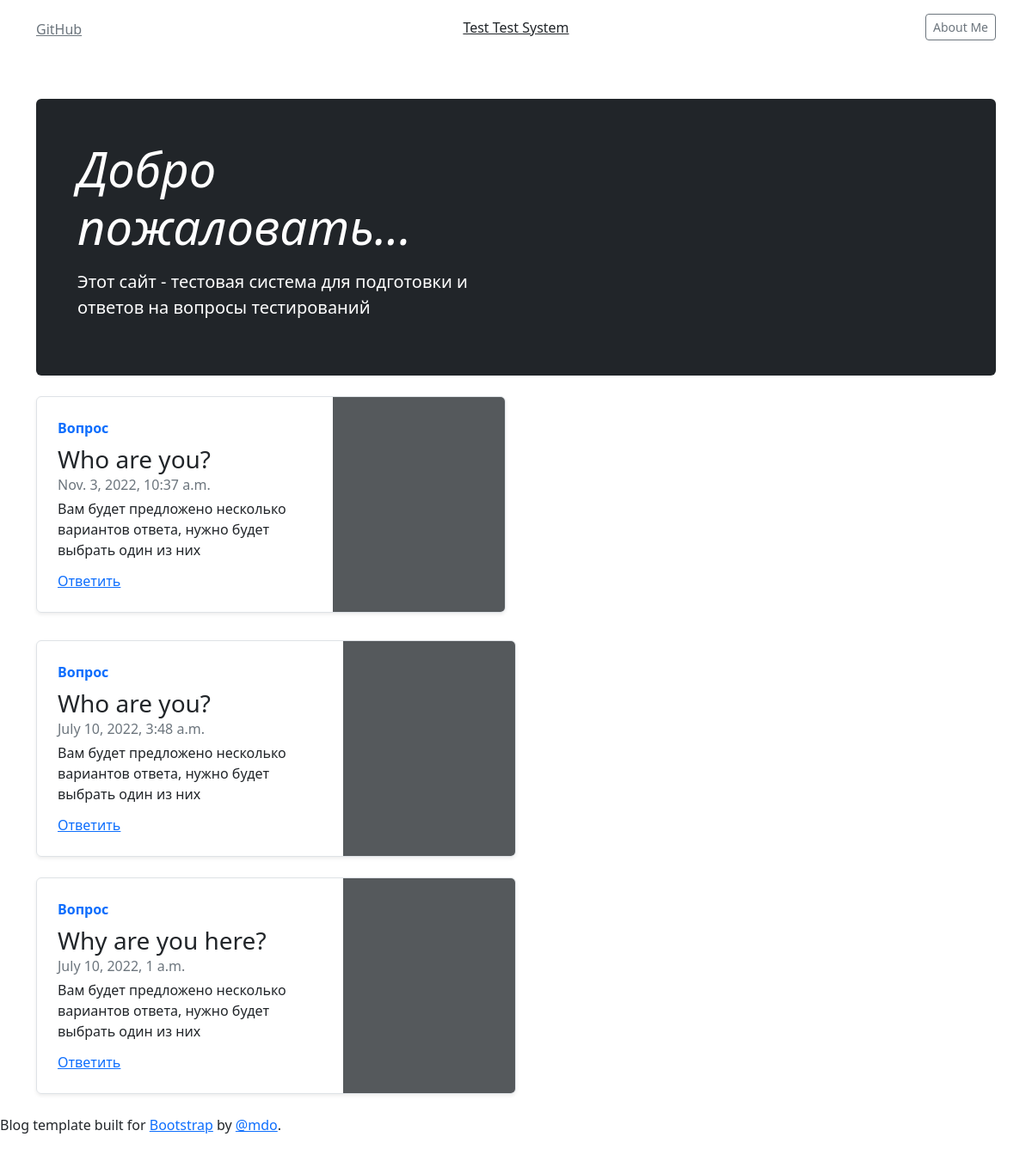
The page /polls/ on the database as committed earlier.
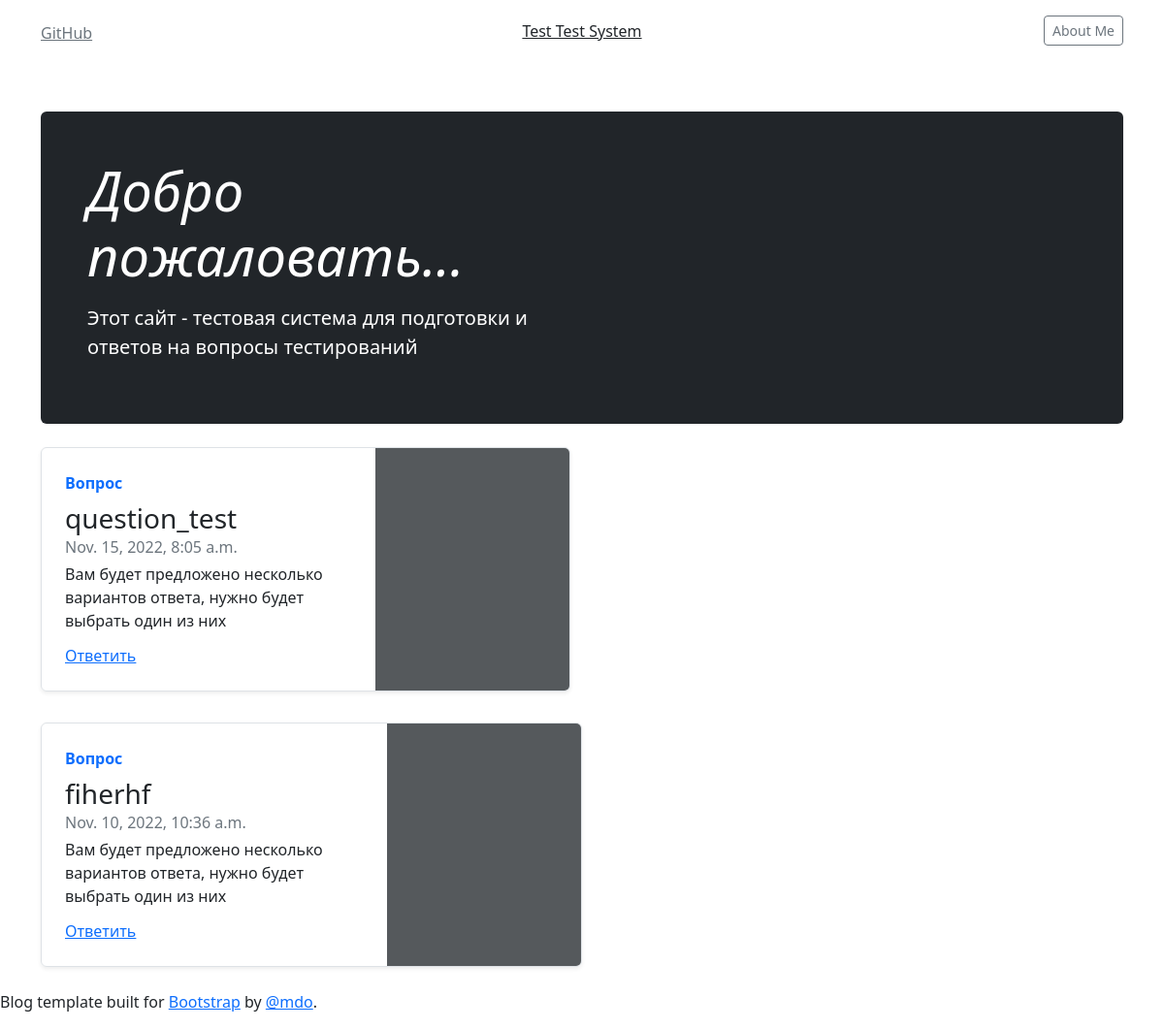
The same page on the database as committed later.
### polls/models.py (models this page shows, shortened)
class Question(models.Model):
    question_text = models.CharField(max_length=200)
    pub_date = models.DateTimeField('date published')

### polls/views.py (the view)
# urls.py: path('', views.IndexView.as_view(), name='index'),
class IndexView(generic.ListView):
    template_name = 'polls/index.html'
    context_object_name = 'latest_question_list'
    def get_queryset(self):
        return Question.objects.order_by('-pub_date')[:5]

### polls/templates/polls/question_list.html (shortened to what this page needs)
{% extends 'base.html' %}
{% block content %}
<main class="container">
  <div class="p-4 p-md-5 mb-4 rounded text-bg-dark">
    <div class="col-md-6 px-0">
      <h1 class="display-4 fst-italic">Добро пожаловать...</h1>
      <p class="lead my-3">Этот сайт - тестовая система для подготовки и ответов на вопросы тестирований</p>
    </div>
  </div>
  <div class="row mb-2">
      {% if latest_question_list %}
      {% for question in latest_question_list %}
    <div class="col-md-6">
      <div class="row g-0 border rounded overflow-hidden flex-md-row mb-4 shadow-sm h-md-250 position-relative">
        <div class="col p-4 d-flex flex-column position-static">
          <strong class="d-inline-block mb-2 text-primary">Вопрос</strong>
          <h3 class="mb-0">{{ question.question_text }}</h3>
          <div class="mb-1 text-muted">{{ question.pub_date }}</div>
          <p class="card-text mb-auto">Вам будет предложено несколько вариантов ответа, нужно будет выбрать один из них</p>
          <a href="/polls/{{ question.id }}/" class="stretched-link">Ответить</a>
        </div>
        <div class="col-auto d-none d-lg-block">
        </div>
      </div>
    </div>
      </div>
    {% endfor %}
    {% else %}
        <p>Вопросов нет.</p>
    {% endif %}
</main>
{% endblock %}

### polls/templates/base.html (shortened to what this page needs)
<!doctype html>
<html lang="ru-en">
  <head>
      {% load static %}
<link href="https://getbootstrap.com/docs/5.2/dist/css/bootstrap.min.css" rel="stylesheet">
    <link href="https://getbootstrap.com/docs/5.2/examples/blog/blog.css" rel="stylesheet">
      <link href="https://getbootstrap.com/docs/5.2/dist/css/bootstrap.min.css" rel="stylesheet">
    <link href="https://getbootstrap.com/docs/5.2/examples/starter-template/starter-template.css" rel="stylesheet">
  </head>
<body>
<div class="container">
  <header class="blog-header lh-1 py-3">
    <div class="row flex-nowrap justify-content-between align-items-center">
      <div class="col-4 pt-1">
        <a class="link-secondary" href=https://github.com/IliaSlobodenyukProjects/django_project">GitHub</a>
      </div>
      <div class="col-4 text-center">
        <a class="blog-header-logo text-dark" href="/polls/">Test Test System</a>
      </div>
      <div class="col-4 d-flex justify-content-end align-items-center">
        <a class="btn btn-sm btn-outline-secondary" href="#">About Me</a>
      </div>
    </div>
  </header>
  <div class="nav-scroller py-1 mb-2">
    <nav class="nav d-flex justify-content-between">
    </nav>
  </div>
</div>
{% block content %}{% endblock %}
<footer class="blog-footer">
  <p>Blog template built for <a href="https://getbootstrap.com/">Bootstrap</a> by <a href="https://twitter.com/mdo">@mdo</a>.</p>
</footer>
</body>
</html>

### polls/templates/base.html (style rules this page uses)
.bd-placeholder-img { font-size: 1.125rem; text-anchor: middle; -webkit-user-select: none; -moz-user-select: none; user-select: none; }
.nav-scroller { position: relative; z-index: 2; height: 2.75rem; overflow-y: hidden; }
.nav-scroller .nav { display: flex; flex-wrap: nowrap; padding-bottom: 1rem; margin-top: -1px; overflow-x: auto; text-align: center; white-space: nowrap; -webkit-overflow-scrolling: touch; }

Rows that differ between the two databases and show on the page:
removed Question: question_text "Who are you?", pub_date "Nov. 3, 2022, 10:37 a.m."
removed Question: question_text "Who are you?", pub_date "July 10, 2022, 3:48 a.m."
removed Question: question_text "Why are you here?", pub_date "July 10, 2022, 1 a.m."
added Question: question_text "question_test", pub_date "Nov. 15, 2022, 8:05 a.m."
added Question: question_text "fiherhf", pub_date "Nov. 10, 2022, 10:36 a.m."
